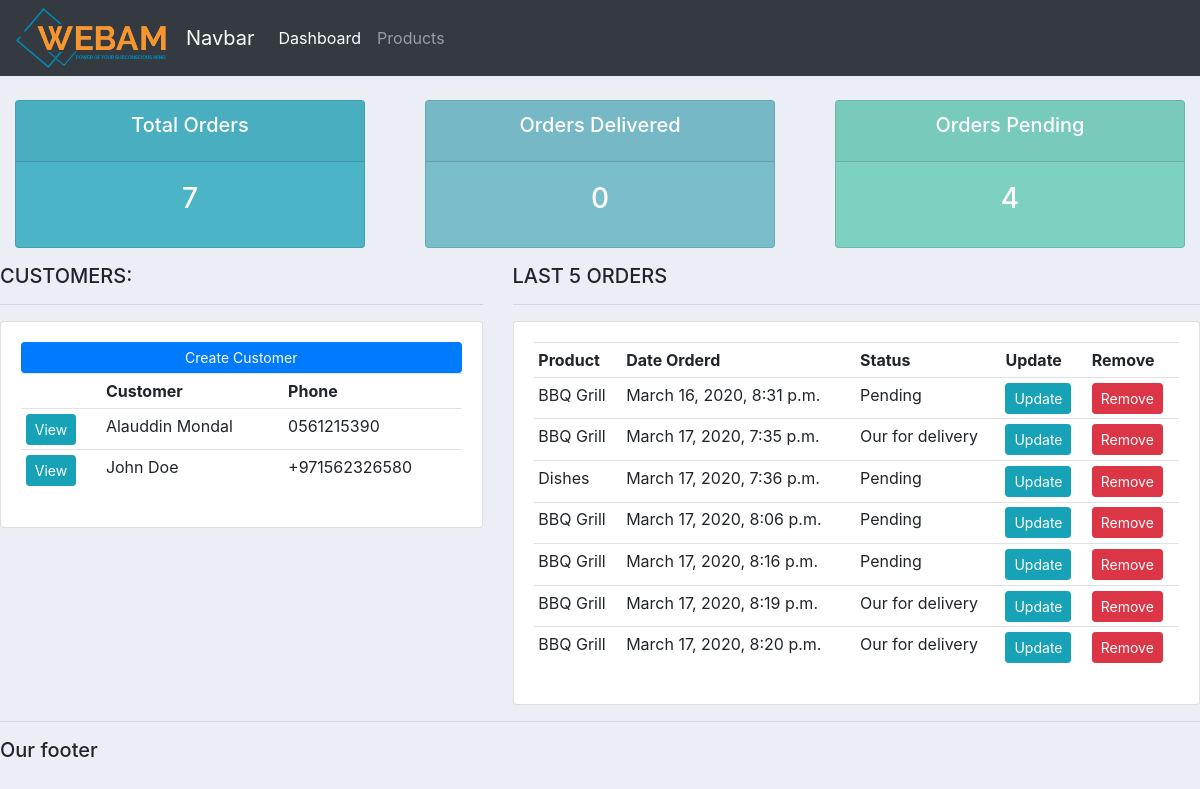
The page / on the database its author committed.
### accounts/models.py (models this page shows, shortened)
class Customer(models.Model):
    name = models.CharField(max_length=200, null=True)
    phone = models.CharField(max_length=200, null=True)
    email = models.CharField(max_length=200, null=True)
    date_created = models.DateTimeField(auto_now_add=True, null=True)

class Order(models.Model):
    STATUS = (
        ('Pending','Pending'),
        ('Our for delivery','Our for delivery'),
        ('Delivered','Delivered'),
    )
    customer = models.ForeignKey(Customer, null=True, on_delete=models.SET_NULL)
    product = models.ForeignKey(Product, null=True, on_delete=models.SET_NULL)
    date_created = models.DateTimeField(auto_now_add=True, null=True)
    status = models.CharField(max_length=200, null=True, choices=STATUS)

class Product(models.Model):
    CATEGORY = (
        ('Indoor','Indoor'),
        ('Outdoor','Outdoor'),
    )
    name = models.CharField(max_length=200, null=True)
    price = models.FloatField(null=True)
    category = models.CharField(max_length=200, null=True, choices=CATEGORY)
    description = models.CharField(max_length=200, null=True)
    date_created = models.DateTimeField(auto_now_add=True, null=True)
    tag = models.ManyToManyField(Tag)
    def __str__(self):
        return self.name

### accounts/views.py (the view)
# urls.py: path('', views.home, name='home'),
def home(request):
    orders = Order.objects.all()
    customers = Customer.objects.all()
    total_cutomers = customers.count()
    total_orders = orders.count()
    delivered = orders.filter(status='Delivered').count()
    pending = orders.filter(status='Pending').count()
    context = {'orders':orders, 'customers':customers, 'total_orders':total_orders, 'delivered':delivered, 'pending':pending}
    return render(request, 'accounts/dashboard.html', context)

### accounts/templates/accounts/dashboard.html
{% extends 'accounts/main.html' %}
{% block content %}
{% include 'accounts/status.html' %}
<div class="row">
	<div class="col-md-5">
		<h5>CUSTOMERS:</h5>
		<hr>
		<div class="card card-body">
			<a class="btn btn-primary  btn-sm btn-block" href="">Create Customer</a>
			<table class="table table-sm">
				<tr>
					<th></th>
					<th>Customer</th>
					<th>Phone</th>
				</tr>
				{% for i in customers %}
				<tr>
					<td><a class="btn btn-sm btn-info" href="{% url 'customer' i.id %}">View</a></td>
					<td>{{ i.name }}</td>
					<td>{{ i.phone }}</td>
				</tr>
				{% endfor %}
			</table>
		</div>
	</div>
	<div class="col-md-7">
		<h5>LAST 5 ORDERS</h5>
		<hr>
		<div class="card card-body">
			<table class="table table-sm">
				<tr>
					<th>Product</th>
					<th>Date Orderd</th>
					<th>Status</th>
					<th>Update</th>
					<th>Remove</th>
				</tr>
				{% for i in orders %}
				<tr>
					<td>{{ i.product }}</td>
					<td>{{ i.date_created }}</td>
					<td>{{ i.status }}</td>
					<td><a class="btn btn-sm btn-info" href="{% url 'update_order' i.pk %}">Update</a></td>
					<td><a class="btn btn-sm btn-danger" href="{% url 'delete_order' i.pk%}">Remove</a></td>
				</tr>
				{% endfor %}
			</table>
		</div>
	</div>
</div>
{% endblock %}

### accounts/templates/accounts/main.html (shortened to what this page needs)
{% load static %}
<!DOCTYPE html>
<html lang="en">
<head>
    <link rel="stylesheet" href="https://stackpath.bootstrapcdn.com/bootstrap/4.3.1/css/bootstrap.min.css">
    <link rel="stylesheet" type=text/css href="{% static '/css/main.css' %}">
</head>
<body>
    {% include 'accounts/navbar.html' %}
    {% block content %}
    {% endblock %}
    <hr>
    <h5>Our footer</h5>
</body>
</html>

### accounts/templates/accounts/navbar.html (shortened to what this page needs)
{% load static %}
<nav class="navbar navbar-expand-lg navbar-dark bg-dark">
    <img src="{% static '/images/logo.png' %}" alt="WEBAM" style='width:150px;margin-right: 20px;'>
    <a class="navbar-brand" href="#">Navbar</a>
    <div class="collapse navbar-collapse" id="navbarNav">
      <ul class="navbar-nav">
        <li class="nav-item active">
          <a class="nav-link" href="{% url 'home' %}">Dashboard</a>
        </li>
        <li class="nav-item">
          <a class="nav-link" href="{% url 'products' %}">Products</a>
        </li>
      </ul>
    </div>
  </nav>

### accounts/templates/accounts/status.html
<br>
<div class="row">
	<div class="col">
		<div class="col-md">
			<div class="card text-center text-white  mb-3" id="total-orders">
			  	<div class="card-header">
			  		<h5 class="card-title">Total Orders</h5>
			  	</div>
			  	<div class="card-body">
			    	<h3 class="card-title">{{ total_orders }}</h3>
			  	</div>
			</div>
		</div>
	</div>
	<div class="col">
		<div class="col-md">
			<div class="card text-center text-white  mb-3" id="orders-delivered">
			  	<div class="card-header">
			  		<h5 class="card-title">Orders Delivered</h5>
			  	</div>
			  	<div class="card-body">
			    	<h3 class="card-title">{{ delivered }}</h3>
			  	</div>
			</div>
		</div>
	</div>
	<div class="col">
		<div class="col-md">
			<div class="card text-center text-white  mb-3" id="orders-pending">
			  	<div class="card-header">
			  		<h5 class="card-title">Orders Pending</h5>
			  	</div>
			  	<div class="card-body">
			    	<h3 class="card-title">{{ pending }}</h3>
			  	</div>
			</div>
		</div>
	</div>
</div>

### static/css/main.css (style rules this page uses)
body { background-color: #ebeff5; }
#total-orders { background-color: #4cb4c7; }
#orders-delivered { background-color: #7abecc; }
#orders-pending { background-color: #7CD1C0; }

### rows shown on the page
Customer: name "Alauddin Mondal", phone "0561215390"
Customer: name "John Doe", phone "+971562326580"
Order: product "BBQ Grill", date_created "March 16, 2020, 8:31 p.m.", status "Pending"
Order: product "BBQ Grill", date_created "March 17, 2020, 7:35 p.m.", status "Our for delivery"
Order: product "Dishes", date_created "March 17, 2020, 7:36 p.m.", status "Pending"
Order: product "BBQ Grill", date_created "March 17, 2020, 8:06 p.m.", status "Pending"
Order: product "BBQ Grill", date_created "March 17, 2020, 8:16 p.m.", status "Pending"
Order: product "BBQ Grill", date_created "March 17, 2020, 8:19 p.m.", status "Our for delivery"
Order: product "BBQ Grill", date_created "March 17, 2020, 8:20 p.m.", status "Our for delivery"

### other values the page prints
{{ total_orders }} "7"
{{ delivered }} "0"
{{ pending }} "4"
